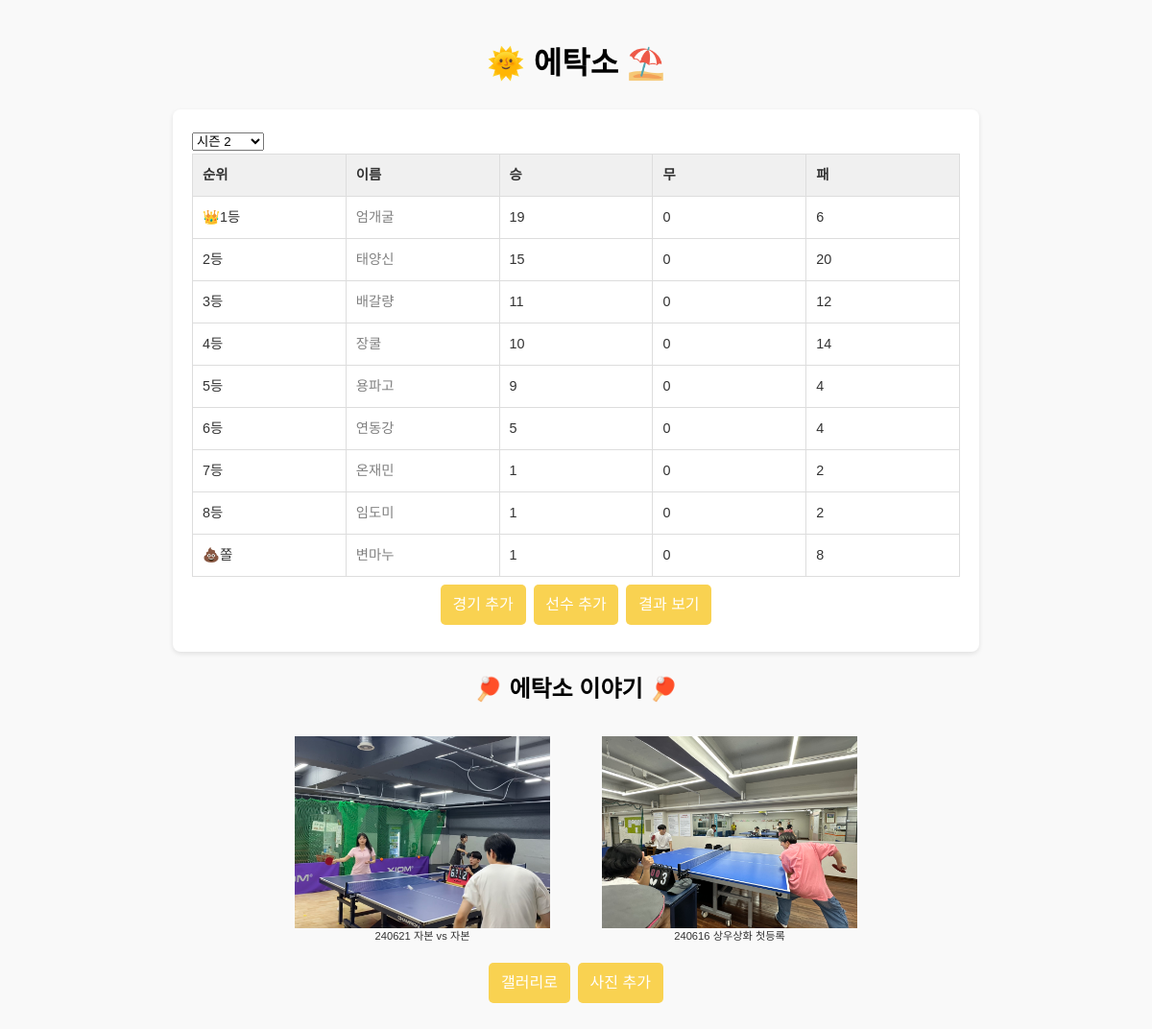
The page / on the database its author committed.
### myapp/models.py (models this page shows, shortened)
class User(models.Model):
    name = models.CharField(max_length=5)
    wins = models.IntegerField(default=0)
    draws = models.IntegerField(default=0)
    losses = models.IntegerField(default=0)

class Photo(models.Model):
    title = models.CharField(max_length=100)
    image = models.ImageField(upload_to='photos/')
    uploaded_at = models.DateTimeField(auto_now_add=True)

### myapp/views.py (the view)
# urls.py: 2. Add a URL to urlpatterns:  path('', views.home, name='home')
def home(request):
    season = '2'  # 시즌 2를 기본값으로 설정
    users = get_season_rankings(season)  # 시즌 2의 랭킹 데이터 불러오기
    photos = Photo.objects.all().order_by('-uploaded_at')[:2]
    return render(request, 'home.html', {'users': users, 'photos': photos, 'selected_season': season})

### myapp/templates/home.html (shortened to what this page needs)
{% load static %}
<!DOCTYPE html>
<html lang="en">
  <head>
    <link rel="stylesheet" href="{% static 'myapp/css/home.css' %}" />
  </head>
  <body>
    <header>
      <h1>🌞 에탁소 ⛱️</h1>
    </header>
    <main>
      <select id="season-select" onchange="fetchRanking()">
        <option value="2" {% if selected_season == '2' %}selected{% endif %}>시즌 2</option>
    </select>
      <table class="user-list">
        <thead>
          <tr>
            <th>순위</th>
            <th>이름</th>
            <th>승</th>
            <th>무</th>
            <th>패</th>
          </tr>
        </thead>
        <tbody>
          {% for user in users %}
          <tr class="user-entry">
            <td class="rank">
              {% if forloop.last %}💩쫄{% elif forloop.first %}👑1등{% else %}{{ forloop.counter }}등{% endif %}
            </td>
            <td class="user-name"><a href="{% url 'personal' user.id %}">{{ user.name }}</a></td>
            <td class="stats">{{ user.wins }}</td>
            <td class="stats">{{ user.draws }}</td>
            <td class="stats">{{ user.losses }}</td>
          </tr>
          {% endfor %}
        </tbody>
      </table>
      <div class="links">
        <a class="button" href="{% url 'add' %}">경기 추가</a>
        <a class="button" href="{% url 'addplayer' %}">선수 추가</a>
        <a class="button" href="{% url 'resultlist' %}">결과 보기</a>
      </div>
    </main>
    <section>
      <header>
        <h1>🏓 에탁소 이야기 🏓</h1>
      </header>
      <div>
        <div class="photos">
          {% for photo in photos %}
          <div class="photo">
            <img class="imgtag" src="{{ photo.image.url }}" alt="{{ photo.title }}" />
            <div class="imgtext">{{ photo.title }}</div>
          </div>
          {% endfor %}
        </div>
      </div>
      <div class="links">
        <a class="button" href="{% url 'photo_gallery' %}">갤러리로</a>
        <a class="button" href="{% url 'upload_photo' %}">사진 추가</a>
      </div>
    </section>
  </body>
</html>

### myapp/static/myapp/css/home.css (style rules this page uses)
body { font-family: "Arial", sans-serif; background-color: #f9f9f9; color: #333; margin: 0; padding: 20px; line-height: 1.6; }
header h1 { text-align: center; color: #000000; animation: shake 0.5s infinite; }
main { max-width: 800px; margin: 20px auto; background: white; border-radius: 8px; box-shadow: 0 2px 5px rgba(0, 0, 0, 0.1); padding: 20px; }
table { width: 100%; border-collapse: collapse; table-layout: fixed; }
th, td { border: 1px solid #ddd; padding: 10px; text-align: left; font-size: 0.9rem; }
th { background-color: #f0f0f0; }
a.button { display: inline-block; padding: 0.5rem 0.8rem; margin: 0.5rem 0.25rem; background-color: #f9d251; color: white; text-decoration: none; border-radius: 5px; text-align: center; }
.links { display: flex; flex-direction: row; align-items: center; justify-content: center; }
.photos { display: flex; justify-content: center; align-items: center; flex-wrap: wrap; }
.photo { flex: 1 1 50%; max-width: 300px; margin: 10px; }
img { width: 100%; height: auto; max-height: 200px; object-fit: contain; border-radius: 8px; transition: transform 0.3s ease; }
.photos { display: flex; justify-content: center; align-items: center; }
.imgtext { font-size: 0.7rem; }
.photo { display: flex; flex-direction: column; justify-content: center; align-items: center; }
a { text-decoration: none; color: gray; }

### rows shown on the page
User: name "엄개굴"
User: name "태양신"
User: name "배갈량"
User: name "장쿨"
User: name "용파고"
User: name "연동강"
User: name "온재민"
User: name "임도미"
User: name "변마누"
Photo: image (picture), title "240621 자본 vs 자본"
Photo: image (picture), title "240616 상우상화 첫등록"

### other values the page prints
{{ user.wins }} "19" "15" "11" "10" "9" "5" "1" "1" "1"
{{ user.draws }} "0" "0" "0" "0" "0" "0" "0" "0" "0"
{{ user.losses }} "6" "20" "12" "14" "4" "4" "2" "2" "8"
